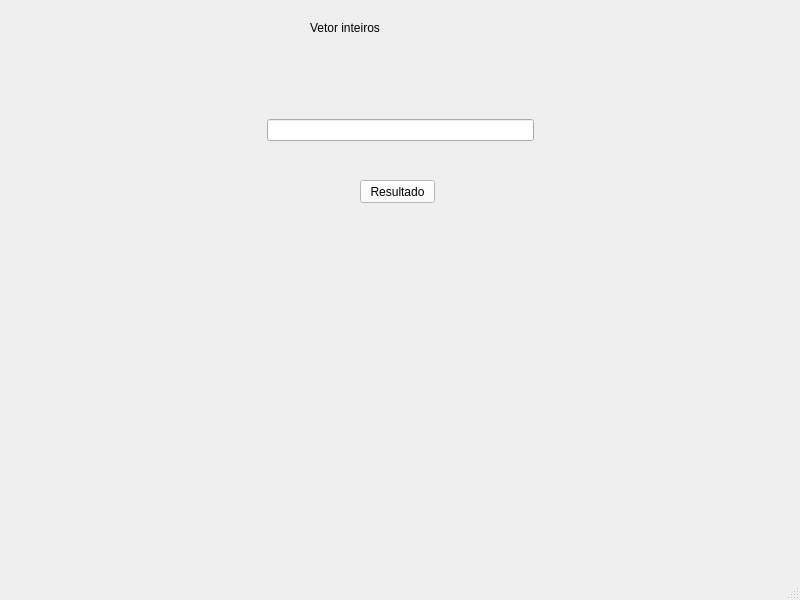
<?xml version="1.0" encoding="UTF-8"?>
<ui version="4.0">
 <class>MainWindow</class>
 <widget class="QMainWindow" name="MainWindow">
  <property name="geometry">
   <rect>
    <x>0</x>
    <y>0</y>
    <width>800</width>
    <height>600</height>
   </rect>
  </property>
  <property name="windowTitle">
   <string>MainWindow</string>
  </property>
  <widget class="QWidget" name="centralwidget">
   <widget class="QLabel" name="label_4">
    <property name="geometry">
     <rect>
      <x>310</x>
      <y>10</y>
      <width>171</width>
      <height>35</height>
     </rect>
    </property>
    <property name="styleSheet">
     <string notr="true">font: 75 22pt &quot;MS Shell Dlg 2&quot;;</string>
    </property>
    <property name="text">
     <string>Vetor inteiros</string>
    </property>
   </widget>
   <widget class="QWidget" name="horizontalLayoutWidget_6">
    <property name="geometry">
     <rect>
      <x>0</x>
      <y>90</y>
      <width>801</width>
      <height>80</height>
     </rect>
    </property>
    <layout class="QHBoxLayout" name="horizontalLayout_6">
     <item>
      <spacer name="horizontalSpacer_11">
       <property name="orientation">
        <enum>Qt::Horizontal</enum>
       </property>
       <property name="sizeHint" stdset="0">
        <size>
         <width>40</width>
         <height>20</height>
        </size>
       </property>
      </spacer>
     </item>
     <item>
      <widget class="QLineEdit" name="vetor"/>
     </item>
     <item>
      <spacer name="horizontalSpacer_12">
       <property name="orientation">
        <enum>Qt::Horizontal</enum>
       </property>
       <property name="sizeHint" stdset="0">
        <size>
         <width>40</width>
         <height>20</height>
        </size>
       </property>
      </spacer>
     </item>
    </layout>
   </widget>
   <widget class="QPushButton" name="botao">
    <property name="geometry">
     <rect>
      <x>360</x>
      <y>180</y>
      <width>75</width>
      <height>23</height>
     </rect>
    </property>
    <property name="styleSheet">
     <string notr="true">background-color: white;</string>
    </property>
    <property name="text">
     <string>Resultado</string>
    </property>
   </widget>
   <widget class="QWidget" name="horizontalLayoutWidget_7">
    <property name="geometry">
     <rect>
      <x>0</x>
      <y>240</y>
      <width>801</width>
      <height>131</height>
     </rect>
    </property>
    <layout class="QHBoxLayout" name="horizontalLayout_7">
     <item>
      <spacer name="horizontalSpacer_13">
       <property name="orientation">
        <enum>Qt::Horizontal</enum>
       </property>
       <property name="sizeHint" stdset="0">
        <size>
         <width>40</width>
         <height>20</height>
        </size>
       </property>
      </spacer>
     </item>
     <item>
      <widget class="QLabel" name="resultado">
       <property name="styleSheet">
        <string notr="true">font: 16pt &quot;MS Shell Dlg 2&quot;;</string>
       </property>
       <property name="text">
        <string/>
       </property>
      </widget>
     </item>
     <item>
      <spacer name="horizontalSpacer_14">
       <property name="orientation">
        <enum>Qt::Horizontal</enum>
       </property>
       <property name="sizeHint" stdset="0">
        <size>
         <width>40</width>
         <height>20</height>
        </size>
       </property>
      </spacer>
     </item>
    </layout>
   </widget>
  </widget>
  <widget class="QMenuBar" name="menubar">
   <property name="geometry">
    <rect>
     <x>0</x>
     <y>0</y>
     <width>800</width>
     <height>21</height>
    </rect>
   </property>
  </widget>
  <widget class="QStatusBar" name="statusbar"/>
 </widget>
 <resources/>
 <connections/>
</ui>
